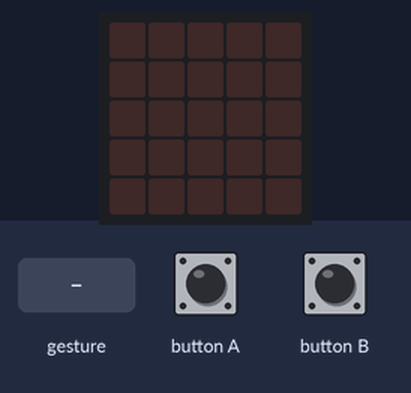
The program below on a simulated BBC micro:bit running MicroPython. Shown: the board's 5×5 LED display. The test bench sets the inputs (shaded band). A tilt is held for 1.5 s and a shake lasts 1 s, then the board lies face up again.

Above: at 1.2 s.
1.3 s: button A pressed for 0.15 s
At 2.2 s:
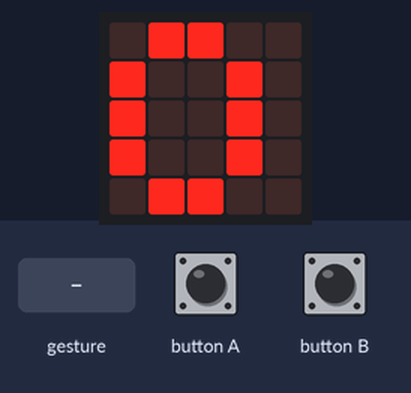
2.9 s: gesture 'shake'
At 3.7 s:
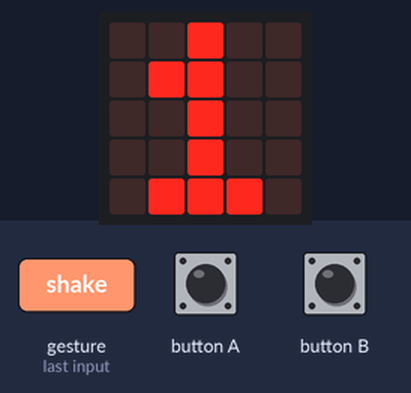
Timing chart, 0 to 5.9 s (numbered marks = the images above; inputs shaded):
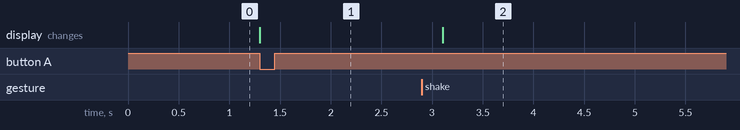

Measured:
- after the input at 1.3 s, the display: changes at once (image 1)
- after the input at 2.9 s, the display: changes after 0.20 s (image 2)

The program:

compteur_de_pas.py
```python
# https://microbit-micropython.readthedocs.io/en/latest/
from microbit import *

nombre_de_pas = 0

while True:
    if accelerometer.was_gesture("shake"):
        # si une secousse est detectee c'est un nouveau pas
        nombre_de_pas = nombre_de_pas + 1
        display.show(str(nombre_de_pas))
    if button_a.is_pressed():
        # l'appui du bouton A permet de reinitialiser le compteur
        nombre_de_pas= 0
        display.show(str(nombre_de_pas))
    if button_b.is_pressed():
        # l'appui sur le bouton B permet l'affichage du compteur
        display.show(str(nombre_de_pas))
```
